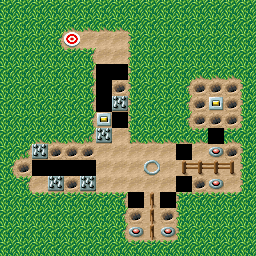

A level layout from a 2D game, rendered from its tile map. Below: a short description, then the map file with tile-grid data replaced by summaries:
An orthogonal 16x16 tile map with 16x16 px tiles, 3 tile layers (Grass, Ground, Wall), 2 tilesets and 67 objects (18x Carrot, 5x Trap, 2x Convertor_Up, 2x Convertor_Down, Finish, ...).

<map version="1.10" tiledversion="1.10.1" orientation="orthogonal" renderorder="right-down" width="16" height="16" tilewidth="16" tileheight="16" infinite="0" nextlayerid="271" nextobjectid="930">
 <properties>
  <property name="excalibur" type="bool" value="true" />
 </properties>
 <tileset firstgid="1" name="tileset" tilewidth="16" tileheight="16" tilecount="48" columns="8">
  <image source="1level.png" width="128" height="96" />
 </tileset>
 <tileset firstgid="49" name="tile_finish" tilewidth="16" tileheight="16" tilecount="4" columns="4">
  <image source="tile_finish.png" width="64" height="16" />
  <tile id="0">
   <animation>
    <frame tileid="0" duration="90" />
    <frame tileid="1" duration="90" />
    <frame tileid="2" duration="90" />
    <frame tileid="3" duration="90" />
   </animation>
  </tile>
 </tileset>
 <layer id="246" name="Grass" width="16" height="16">
  <data>[256 cells, 122 non-empty, 1 distinct tile ids]</data>
 </layer>
 <layer id="247" name="Ground" width="16" height="16">
  <data>[256 cells, 54 non-empty, 7 distinct tile ids]</data>
 </layer>
 <layer id="248" name="Wall" width="16" height="16">
  <data>[256 cells, 66 non-empty, 13 distinct tile ids]</data>
 </layer>
 <objectgroup id="249" name="Carrots">
  <object id="860" name="Carrot" gid="20" x="192" y="96" width="16" height="16">
   <properties>
    <property name="CollisionType" value="Passive" />
   </properties>
  </object>
  <object id="861" name="Carrot" gid="20" x="208" y="96" width="16" height="16">
   <properties>
    <property name="CollisionType" value="Passive" />
   </properties>
  </object>
  <object id="862" name="Carrot" gid="20" x="224" y="96" width="16" height="16">
   <properties>
    <property name="CollisionType" value="Passive" />
   </properties>
  </object>
  <object id="863" name="Carrot" gid="20" x="224" y="112" width="16" height="16">
   <properties>
    <property name="CollisionType" value="Passive" />
   </properties>
  </object>
  </objectgroup>
 <objectgroup id="250" name="Finish">
  <!-- 1 objects omitted --></objectgroup>
 <objectgroup id="251" name="Camera">
  <!-- 1 objects omitted --></objectgroup>
 <objectgroup id="255" name="2_Rotate">
  <properties>
   <property name="array" value="2_Rotate_1_Y=Y,2_Rotate_1_X=X" />
   <property name="coords" value="11x9" />
   <property name="excalibur" type="bool" value="true" />
   <property name="state" value="X" />
   <property name="x" value="11" />
   <property name="y" value="9" />
  </properties>
  <!-- 2 objects omitted --></objectgroup>
 <objectgroup id="257" name="2_Rotate">
  <properties>
   <property name="array" value="2_Rotate_3_Y=Y,2_Rotate_3_X=X" />
   <property name="coords" value="5x10" />
   <property name="excalibur" type="bool" value="true" />
   <property name="state" value="X" />
   <property name="x" value="5" />
   <property name="y" value="10" />
  </properties>
  <!-- 2 objects omitted --></objectgroup>
 <objectgroup id="260" name="4_Rotate">
  <properties>
   <property name="array" value="4_Rotate_1_1=1,4_Rotate_1_2=2,4_Rotate_1_3=3,4_Rotate_1_4=4" />
   <property name="coords" value="2x10" />
   <property name="excalibur" type="bool" value="true" />
   <property name="state" value="1" />
   <property name="x" value="2" />
   <property name="y" value="10" />
  </properties>
  <!-- 4 objects omitted --></objectgroup>
 <objectgroup id="266" name="4_Rotate">
  <properties>
   <property name="array" value="4_Rotate_2_1=1,4_Rotate_2_2=2,4_Rotate_2_3=3,4_Rotate_2_4=4" />
   <property name="coords" value="7x4" />
   <property name="excalibur" type="bool" value="true" />
   <property name="state" value="2" />
   <property name="x" value="7" />
   <property name="y" value="4" />
  </properties>
  <!-- 4 objects omitted --></objectgroup>
 <objectgroup id="267" name="4_Rotate">
  <properties>
   <property name="array" value="4_Rotate_3_1=1,4_Rotate_3_2=2,4_Rotate_3_3=3,4_Rotate_3_4=4" />
   <property name="coords" value="6x4" />
   <property name="excalibur" type="bool" value="true" />
   <property name="state" value="1" />
   <property name="x" value="6" />
   <property name="y" value="4" />
  </properties>
  <!-- 4 objects omitted --></objectgroup>
 <objectgroup id="258" name="2_Rotate">
  <properties>
   <property name="array" value="2_Rotate_4_Y=Y,2_Rotate_4_X=X" />
   <property name="coords" value="4x10" />
   <property name="excalibur" type="bool" value="true" />
   <property name="state" value="X" />
   <property name="x" value="4" />
   <property name="y" value="10" />
  </properties>
  <!-- 2 objects omitted --></objectgroup>
 <objectgroup id="259" name="2_Rotate">
  <properties>
   <property name="array" value="2_Rotate_5_Y=Y,2_Rotate_5_X=X" />
   <property name="coords" value="3x10" />
   <property name="excalibur" type="bool" value="true" />
   <property name="state" value="X" />
   <property name="x" value="3" />
   <property name="y" value="10" />
  </properties>
  <!-- 2 objects omitted --></objectgroup>
 <objectgroup id="256" name="2_Rotate">
  <properties>
   <property name="array" value="2_Rotate_2_Y=Y,2_Rotate_2_X=X" />
   <property name="coords" value="11x11" />
   <property name="excalibur" type="bool" value="true" />
   <property name="state" value="X" />
   <property name="x" value="11" />
   <property name="y" value="11" />
  </properties>
  <!-- 2 objects omitted --></objectgroup>
 <objectgroup id="261" name="2_Rotate">
  <properties>
   <property name="array" value="2_Rotate_6_Y=Y,2_Rotate_6_X=X" />
   <property name="coords" value="10x12" />
   <property name="excalibur" type="bool" value="true" />
   <property name="state" value="Y" />
   <property name="x" value="10" />
   <property name="y" value="12" />
  </properties>
  <!-- 2 objects omitted --></objectgroup>
 <objectgroup id="262" name="2_Rotate">
  <properties>
   <property name="array" value="2_Rotate_7_Y=Y,2_Rotate_7_X=X" />
   <property name="coords" value="8x12" />
   <property name="excalibur" type="bool" value="true" />
   <property name="state" value="Y" />
   <property name="x" value="8" />
   <property name="y" value="12" />
  </properties>
  <!-- 2 objects omitted --></objectgroup>
 <objectgroup id="263" name="2_Rotate">
  <properties>
   <property name="array" value="2_Rotate_8_Y=Y,2_Rotate_8_X=X" />
   <property name="coords" value="6x6" />
   <property name="excalibur" type="bool" value="true" />
   <property name="state" value="Y" />
   <property name="x" value="6" />
   <property name="y" value="6" />
  </properties>
  <!-- 2 objects omitted --></objectgroup>
 <objectgroup id="264" name="2_Rotate">
  <properties>
   <property name="array" value="2_Rotate_9_Y=Y,2_Rotate_9_X=X" />
   <property name="coords" value="6x5" />
   <property name="excalibur" type="bool" value="true" />
   <property name="state" value="Y" />
   <property name="x" value="6" />
   <property name="y" value="5" />
  </properties>
  <!-- 2 objects omitted --></objectgroup>
 <objectgroup id="252" name="ConvertorButtons">
  <properties>
   <property name="array" value="ConvertorButton1=false,ConvertorButton2=true" />
  </properties>
  <!-- 2 objects omitted --></objectgroup>
 <objectgroup id="253" name="RotateButtons">
  <properties>
   <property name="array" value="RotateButton1=true,RotateButton2=false,RotateButton3=false,RotateButton4=true" />
  </properties>
  <!-- 4 objects omitted --></objectgroup>
 <objectgroup id="254" name="Traps">
  <!-- 5 objects omitted --></objectgroup>
 <objectgroup id="268" name="Convertor">
  <!-- 4 objects omitted --></objectgroup>
 <objectgroup id="269" name="Keys">
  <!-- 1 objects omitted --></objectgroup>
 <objectgroup id="270" name="Locks">
  <!-- 1 objects omitted --></objectgroup>
</map>
<!-- 63 of 67 objects omitted -->
